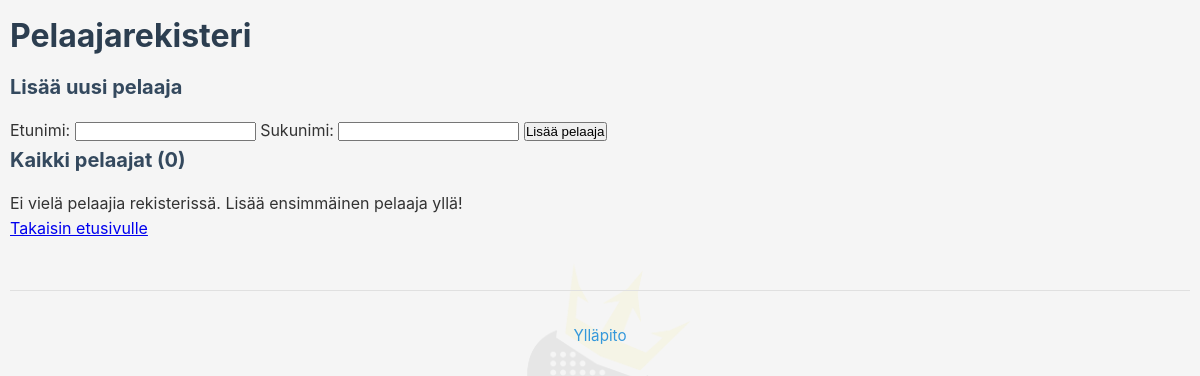
Before: /players with the older database file.
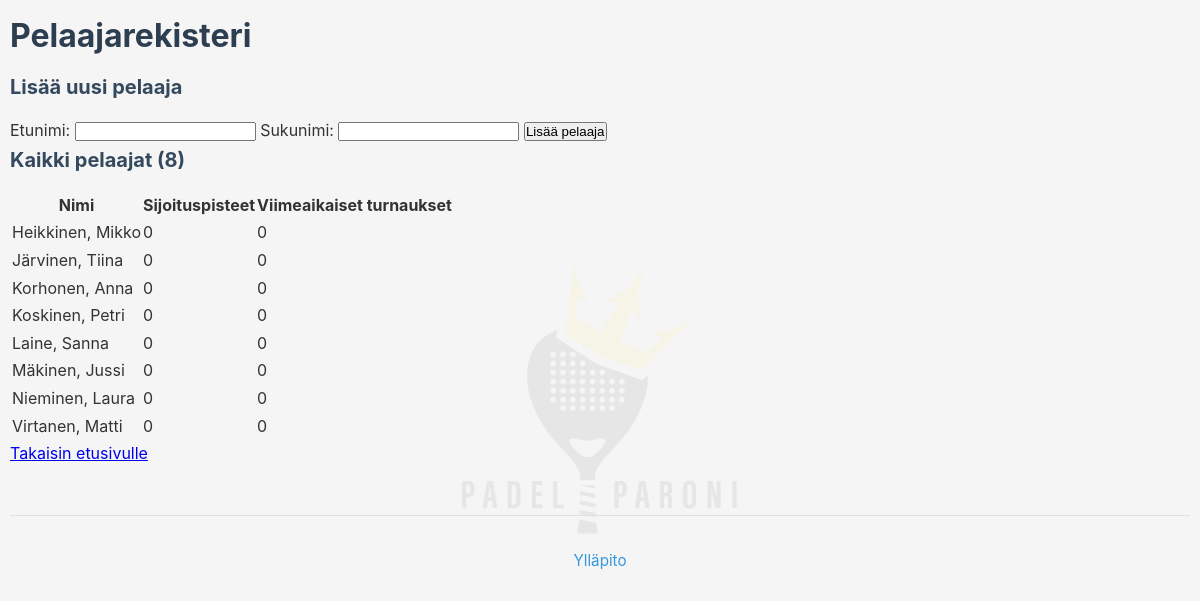
After: the same page with the newer database file.
### tables this page shows
CREATE TABLE player_registry (
            id INTEGER PRIMARY KEY AUTOINCREMENT,
            first_name TEXT NOT NULL CHECK(length(trim(first_name)) > 0 AND length(first_name) <= 100),
            last_name TEXT NOT NULL CHECK(length(trim(last_name)) > 0 AND length(last_name) <= 100),
            created_at TIMESTAMP DEFAULT CURRENT_TIMESTAMP,
            UNIQUE(first_name, last_name)
        );

### app.py (the view)
@app.route('/players')
def players_list():
    db = get_db_connection()
    players = db.execute("""
        SELECT
            pr.id,
            pr.first_name,
            pr.last_name,
            ps.seed_points,
            ps.recent_tournaments
        FROM player_registry pr
        LEFT JOIN player_seeding ps ON pr.id = ps.player_id
        ORDER BY ps.seed_points DESC, pr.last_name ASC, pr.first_name ASC
    """).fetchall()
    return render_template('players_list.html', players=players)

### app.py (called while the page is built)
def get_db_connection():
    global _db_initialized
    if not _db_initialized:
        init_db()
        _db_initialized = True
        print("Database initialized successfully!")
    if 'db' not in g:
        g.db = get_db()
    return g.db

@app.before_request
def log_request_start():
    import time
    g.request_start_time = time.time()
    print(f"[REQ START] {request.method} {request.path}")

@app.after_request
def log_request_end(response):
    import time
    if hasattr(g, 'request_start_time'):
        duration = time.time() - g.request_start_time
        print(f"[REQ END] {request.method} {request.path} - {duration:.3f}s - {response.status_code}")
    return response

@app.before_request
def generate_csp_nonce():
    g.csp_nonce = base64.b64encode(secrets.token_bytes(16)).decode('utf-8')

@app.after_request
def add_security_headers(response):
    if response.content_type and 'text/html' in response.content_type:
        nonce = getattr(g, 'csp_nonce', '')
        csp = (
            f"default-src 'self'; "
            f"script-src 'self' 'nonce-{nonce}'; "
            f"style-src 'self' 'unsafe-inline'; "
            f"img-src 'self' data:; "
            f"form-action 'self'; "
            f"frame-ancestors 'none'"
        )
        response.headers['Content-Security-Policy'] = csp
    return response

@app.context_processor
def inject_csp_nonce():
    return {'csp_nonce': getattr(g, 'csp_nonce', '')}

### database.py (called while the page is built)
def get_db():
    try:
        from flask import current_app
        db_path = current_app.config.get('DATABASE', DATABASE)
    except (ImportError, RuntimeError):
        db_path = DATABASE
    uri_mode = db_path.startswith('file:')
    conn = sqlite3.connect(db_path, uri=uri_mode, timeout=10.0)
    conn.row_factory = sqlite3.Row  # Returns rows as dictionaries
    return conn

### templates/players_list.html (shortened to what this page needs)
<!DOCTYPE html>
<html lang="fi">
<head>
    <link rel="stylesheet" href="{{ url_for('static', filename='css/style.css') }}">
</head>
<body>
    <h1>Pelaajarekisteri</h1>
    <div class="add-player-form">
        <h2>Lisää uusi pelaaja</h2>
        <form method="POST" action="/player/create">
            <label>Etunimi:</label>
            <input type="text" name="first_name" required>
            <label>Sukunimi:</label>
            <input type="text" name="last_name" required>
            <button type="submit">Lisää pelaaja</button>
        </form>
    </div>
    <div class="players-list">
        <h2>Kaikki pelaajat ({{ players|length }})</h2>
        {% if players %}
        <table>
            <thead>
                <tr>
                    <th>Nimi</th>
                    <th>Sijoituspisteet</th>
                    <th>Viimeaikaiset turnaukset</th>
                </tr>
            </thead>
            <tbody>
                {% for player in players %}
                <tr>
                    <td>
                        {{ player.last_name }}, {{ player.first_name }}
                    </td>
                    <td>{{ player.seed_points or 0 }}</td>
                    <td>{{ player.recent_tournaments or 0 }}</td>
                </tr>
                {% endfor %}
            </tbody>
        </table>
        {% else %}
        <p>Ei vielä pelaajia rekisterissä. Lisää ensimmäinen pelaaja yllä!</p>
        {% endif %}
    </div>
    <div class="navigation">
        <a href="/">Takaisin etusivulle</a>
    </div>
    <div style="margin-top: 3rem; padding-top: 2rem; border-top: 1px solid #e0e0e0; text-align: center;">
        <a href="{{ url_for('admin_dashboard') }}" style="color: #3498db; text-decoration: none; font-size: 0.95rem;">Ylläpito</a>
    </div>
</body>
</html>

### static/css/style.css (style rules this page uses)
* { margin: 0; padding: 0; box-sizing: border-box; }
body { font-family: -apple-system, BlinkMacSystemFont, 'Segoe UI', Roboto, Oxygen, Ubuntu, Cantarell, sans-serif; background: #f5f5f5; padding: 10px; line-height: 1.6; color: #333; position: relative; }
body::before { content: ''; position: fixed; top: 50%; left: 50%; transform: translate(-50%, -50%); width: 300px; height: 300px; background-image: url('../images/padel-paroni-logo.png'); background-size: contain; background-repeat: no-repeat; background-position: center; opacity: 0.06; pointer-events: none; z-index: -1; }
h1 { color: #2c3e50; margin-bottom: 10px; font-size: 28px; }
h2 { color: #34495e; margin-bottom: 15px; font-size: 20px; }
@media (min-width: 768px) { h1 { font-size: 32px; } }

Changed rows visible on the page:
added player_registry: last_name "Heikkinen", first_name "Mikko", seed_points "0", recent_tournaments "0"
added player_registry: last_name "Järvinen", first_name "Tiina", seed_points "0", recent_tournaments "0"
added player_registry: last_name "Korhonen", first_name "Anna", seed_points "0", recent_tournaments "0"
added player_registry: last_name "Koskinen", first_name "Petri", seed_points "0", recent_tournaments "0"
added player_registry: last_name "Laine", first_name "Sanna", seed_points "0", recent_tournaments "0"
added player_registry: last_name "Mäkinen", first_name "Jussi", seed_points "0", recent_tournaments "0"
added player_registry: last_name "Nieminen", first_name "Laura", seed_points "0", recent_tournaments "0"
added player_registry: last_name "Virtanen", first_name "Matti", seed_points "0", recent_tournaments "0"
Other visible differences:
{{ players|length }}: "0" → "8"
text no longer shown: "Ei vielä pelaajia rekisterissä. Lisää ensimmäinen pelaaja yllä!"
text now shown: "Nimi Sijoituspisteet Viimeaikaiset turnaukset"
